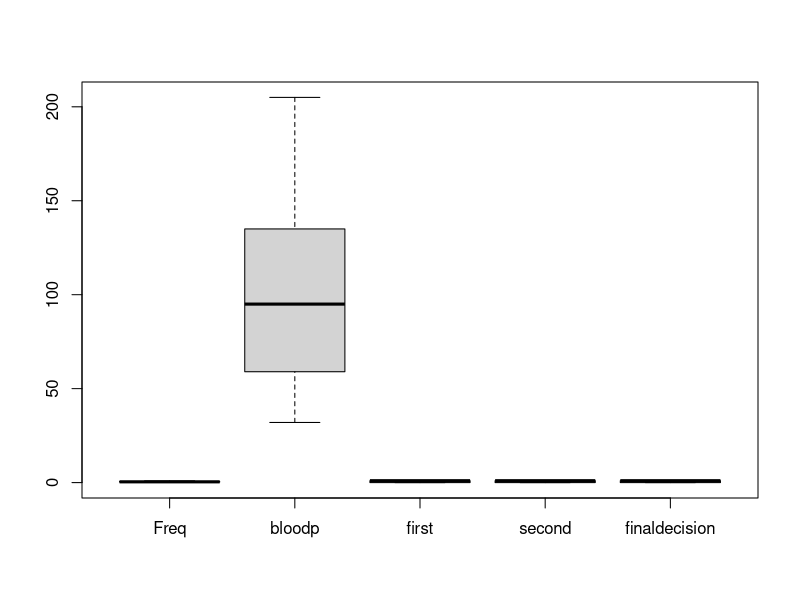
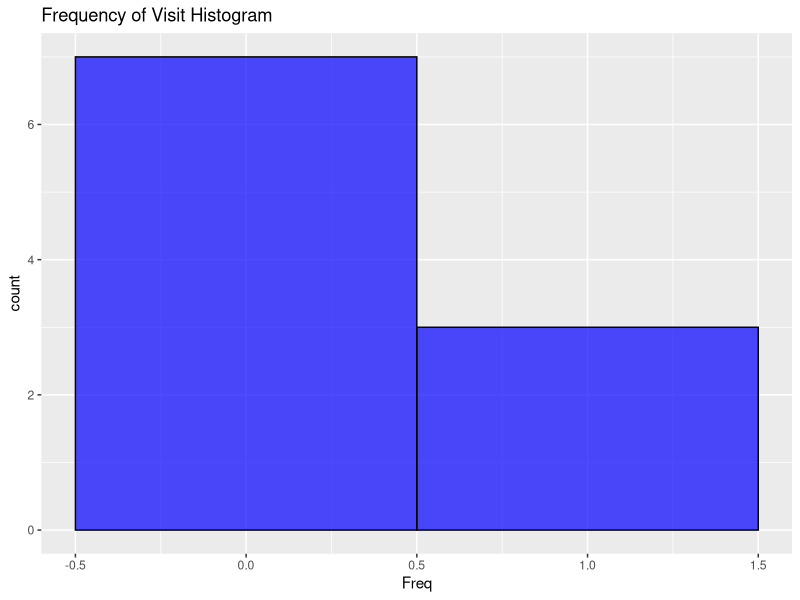
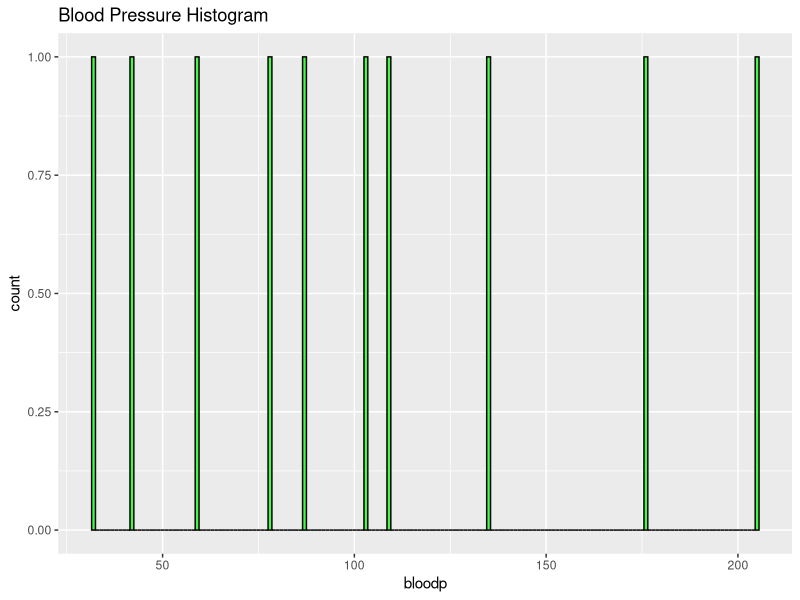
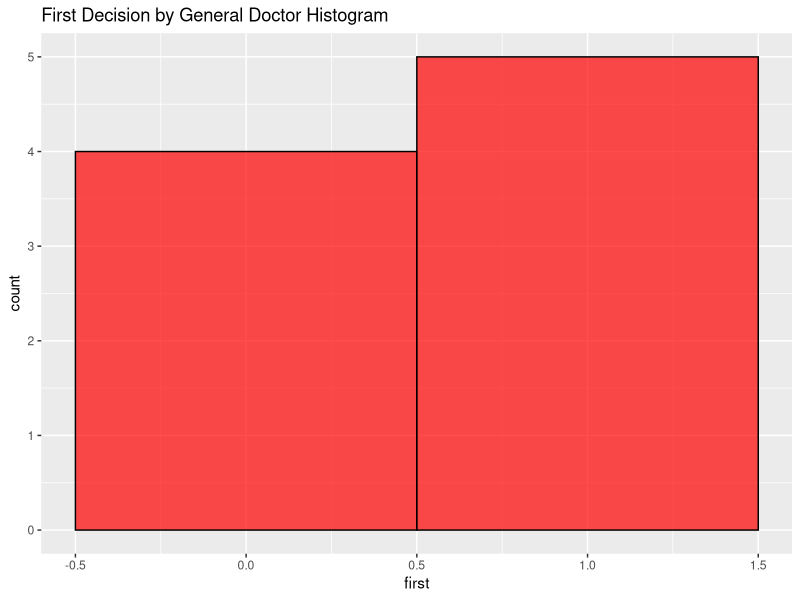
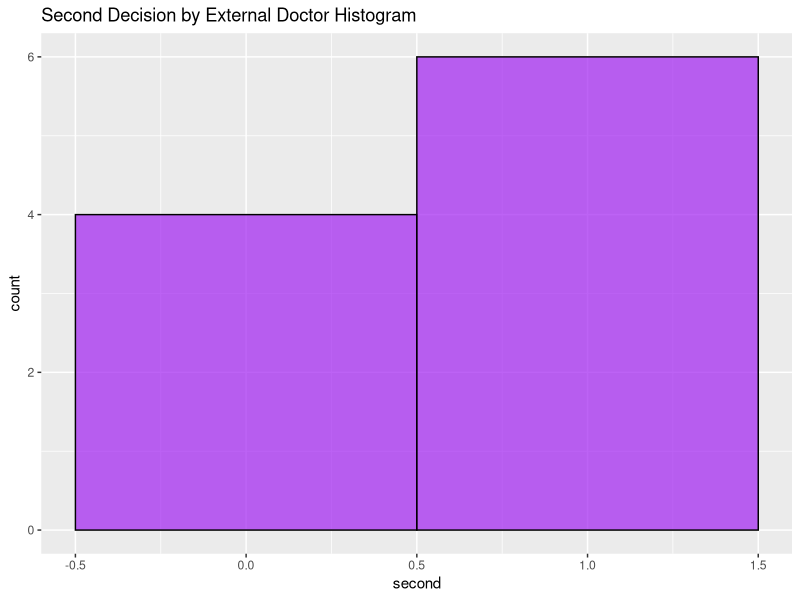
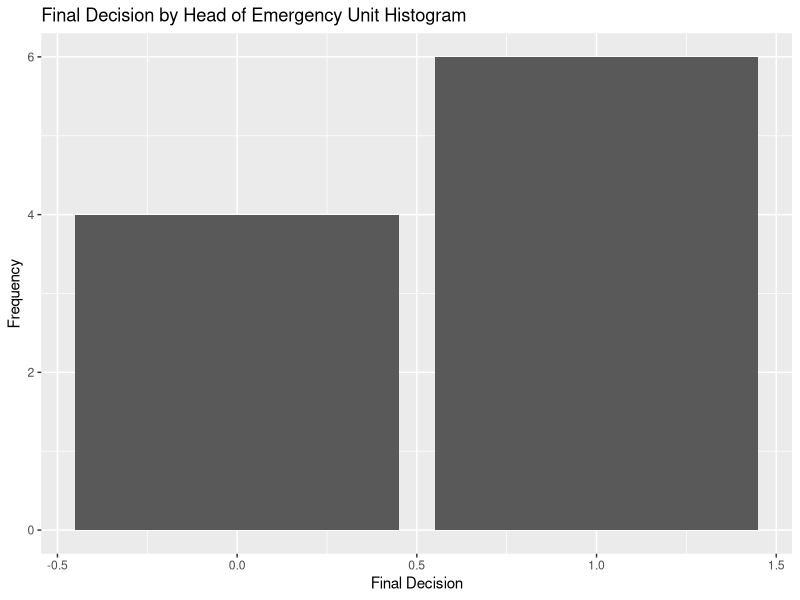

Here is the R script that generated these plots, in order:
# LIS4370 R Programming - Module 4
# Kathryn Burkhart

# The following data is from a local hospital.
# The data set contains 5 variables based on the observation of 8 patients
# Additionally, the data displays the measurement of blood pressure, 
# first assessment by general doctor (bad=1, good =0) titled "first",
# the second assessment by external doctor (called "second"), 
# and the last row provides the head of the emergency unit's decision regarding 
# immediate care for the patient based on the values 0 or 1 (low = 0, high =1).
# The names of your variables are as follows: 
# "Freq","bloodp","first”, " second”, ”finaldecision”

# Step 1: insert data entries into vectors under the appropriate names and 
# put them into a data frame.

Freq <- c(0.6, 0.3, 0.4, 0.4, 0.2, 0.6, 0.3, 0.4, 0.9, 0.2)

bloodp <- c(103, 87, 32, 42, 59, 109, 78, 205, 135, 176)

# General Doctor Assessment: Bad = 1, Good = 0
first <- c(1, 1, 1, 1, 0, 0, 0, 0, "NA", 1)

# External Doctor Assessment: Low = 0, High = 1
second <- c(0, 0, 1, 1, 0, 0, 1, 1, 1, 1)

# Emergency unit decision: Low = 0, High = 1
finaldecision <- c(0, 1, 0, 1, 0, 1, 0, 1, 1, 1)

# Patient Info data frame
patientInfo <- data.frame(Freq, bloodp, first, second, finaldecision)

# Make sure first is numeric
patientInfo$first <- as.numeric(patientInfo$first)

# Load necessary packages
library(ggplot2)

# boxplot
boxplot(patientInfo)

# Individual histograms
# Freq
ggplot(patientInfo, aes(x = Freq)) +
  geom_histogram(binwidth = 1, fill = "blue", color = "black", alpha = 0.7) +
  ggtitle("Frequency of Visit Histogram")

# bloodp
ggplot(patientInfo, aes(x = bloodp)) +
  geom_histogram(binwidth = 1, fill = "green", color = "black", alpha = 0.7) +
  ggtitle("Blood Pressure Histogram")

# first
ggplot(patientInfo, aes(x = first)) +
  geom_histogram(binwidth = 1, fill = "red", color = "black", alpha = 0.7) +
  ggtitle("First Decision by General Doctor Histogram")

# second
ggplot(patientInfo, aes(x = second)) +
  geom_histogram(binwidth = 1, fill = "purple", color = "black", alpha = 0.7) +
  ggtitle("Second Decision by External Doctor Histogram")

# finaldecision
ggplot(patientInfo, aes(x = finaldecision)) +
  geom_bar() +
  ggtitle("Final Decision by Head of Emergency Unit Histogram") +
  xlab("Final Decision") +
  ylab("Frequency")
